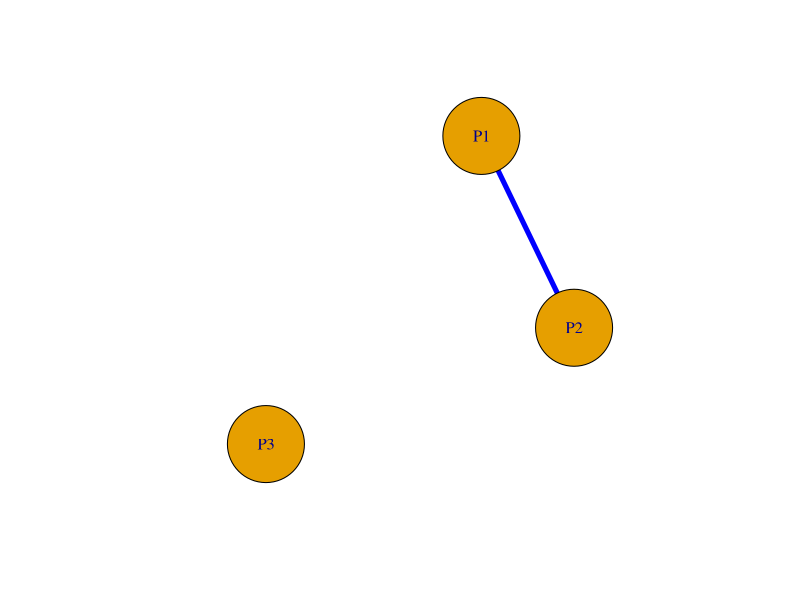

This chart was generated by the following R code:
#### Problema motivador ####

# Um exemplo rápido e prático: suponha três pessoas P1, P2, e P3 (vértices). A pessoa P1 é amiga da pessoa P2 (aresta) - e aqui supomos que a recíproca é válida -, mas não de P3; e P3 não é amiga de P2 [nem de P1]. É possível representar isso esquematicamente traçando [apenas] uma linha que liga P1 a P2.

#### Elaborando o grafo ####

m <- matrix(c(0,1,0, 1,0,0, 0,0,0), nrow = 3, ncol = 3, byrow = T,
            dimnames = list(c("P1", "P2", "P3"),
                            c("P1", "P2", "P3"))) # Criando a matriz adjacência. 
m # Visualizando a matriz.

library(igraph) # Carregando o pacote que faz o grafo.

g = graph.adjacency(m,"undirected",NULL) # Qualificando a matriz m criada como uma matriz adjacente.
plot(g,vertex.size= 50,edge.arrow.size=30, edge.width=5, edge.color="blue") # Plotando o grafo.

#plot(graph, edge.arrow.size=.1, vertex.color="black",vertex.size=deg*1.5, 
#     vertex.frame.color="black", vertex.label.color="grey10", vertex.label.degree=-pi/6,
#     vertex.shape="circle",vertex.label.cex=1, vertex.label.dist=2,
#     vertex.label.font=1, edge.arrow.size=8, edge.width=0, edge.curved=0, edge.color="black",
#     edge.lty=1, layout=L)